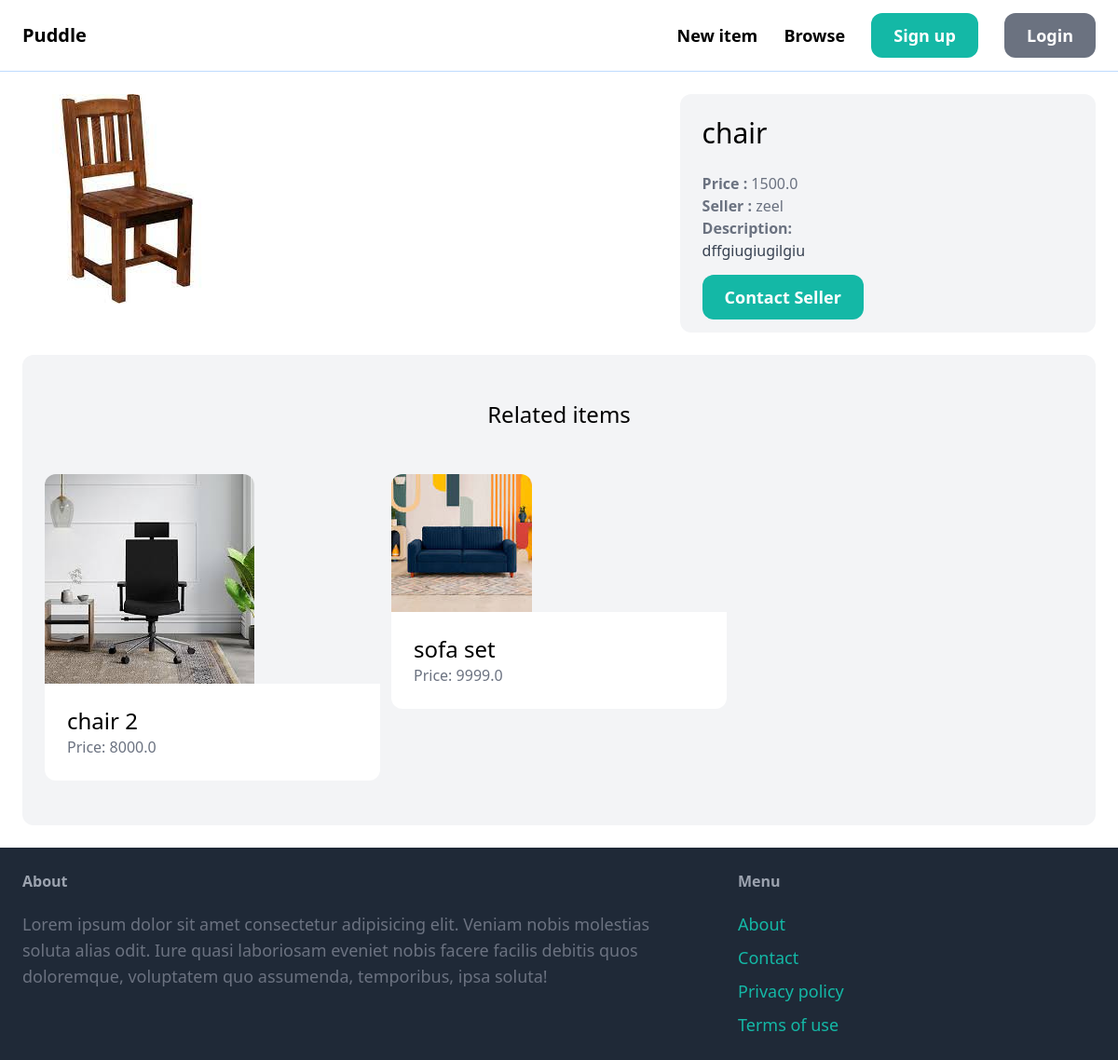
Page /items/4/ on the committed database.
### item/models.py (models this page shows, shortened)
class Item(models.Model):
    category=models.ForeignKey(Category,related_name='items',on_delete=models.CASCADE)
    name=models.CharField(max_length=100)
    description=models.TextField(blank=True,null=True)
    price=models.FloatField()
    is_sold=models.BooleanField(default=False)
    created_by=models.ForeignKey(User,related_name='items',on_delete=models.CASCADE)
    created_at=models.DateTimeField(auto_now_add=True)
    image=models.ImageField(upload_to='item_images',blank=True,null=True)
    class Meta:
        ordering=('name',)

### item/views.py (the view)
# urls.py: path('<int:pk>/',detail,name='detail'),
def detail(request,pk):
    item=get_object_or_404(Item,pk=pk)
    related_items=Item.objects.filter(category=item.category,is_sold=False).exclude(pk=pk)[0:3]
    return render(request,'item/detail.html',{'item':item,'related_items':related_items,})

### item/templates/item/detail.html (shortened to what this page needs)
{% extends 'core/base.html' %}
{% block content %}
<div class="grid grid-cols-5 gap-6">
    <div class="col-span-3">
        <img src="{{item.image.url}}" class="rounded-xl">
    </div>
    <div class="col-span-2 p-6 bg-gray-100 rounded-xl">
        <h1 class="mb-6 text-3xl">{{item.name}}</h1>
        <p class="text-gray-500"><strong>Price : </strong>{{item.price}}</p>
        <p class="text-gray-500"><strong>Seller : </strong>{{item.created_by.username}}</p>
        {% if item.description %}
            <p class="text-gray-700">
            <strong class="text-gray-500">Description:</strong><br>
            {{item.description}}
            </p>
        {% endif %}
        <br>
        <a href="#" class="px-6 py-3 text-lg font-semibold bg-teal-500 text-white rounded-xl hover:bg-teal-700">Contact Seller</a>
    </div>
</div>
<div class="mt-6 px-6 py-12 bg-gray-100 rounded-xl">
    <h2 class="mb-12 text-2xl text-center">Related items</h2>
    <div class="grid grid-cols-3 gap-3">
        {%for item in related_items%}
        <div>
            <a href="{% url 'item:detail' item.id %}">
                <div>
                    <img src="{{item.image.url}}" class="rounded-t-xl">
                </div>
                <div class="p-6 bg-white rounded-b-xl">
                    <h2 class="text-2xl">{{item.name}}</h2>
                    <p class="text-gray-500">Price: {{item.price}}</p>
                </div>
            </a>
        </div>
        {% endfor %}
    </div>
</div>
{% endblock %}

### rows in the picture
Item: image (picture), name "chair", price "1500.0", created_by.username "zeel", description "dffgiugiugilgiu"
Item: image (picture), name "chair 2", price "8000.0"
Item: image (picture), name "sofa set", price "9999.0"
